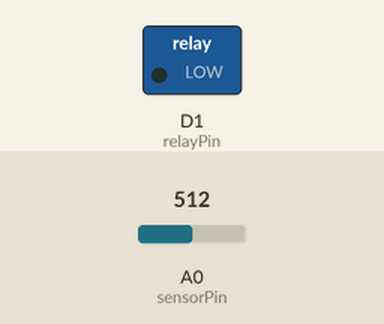
Simulated run of this sketch. Board: ESP8266 (NodeMCU). On the bench: switched loads named in the sketch (green lamp = pin HIGH). The test bench sets the inputs (shaded band); at power-on: A0 (sensorPin) = 512. WiFi joins after 1.5 s; servers stay silent unless stated; the Firebase database answers and starts empty.

Above: at 0.1 s.
At 1.9 s:
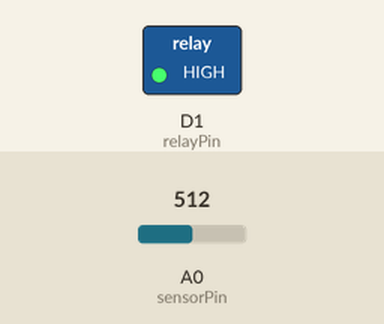
Timing chart, 0 to 3.4 s (numbered marks = the images above):
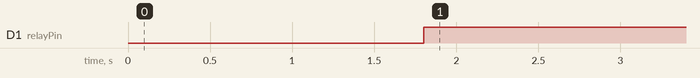

Measured:
- by itself, D1 (relayPin): LOW → HIGH at 1.8 s

The sketch:

irrigation.ino
```cpp
#include <ESP8266WiFi.h>
#include <FirebaseESP8266.h>

#define WIFI_SSID "YOUR_WIFI"
#define WIFI_PASSWORD "YOUR_PASSWORD"

#define FIREBASE_HOST "YOUR_PROJECT.firebaseio.com"
#define FIREBASE_AUTH "YOUR_SECRET"

#define sensorPin A0
#define relayPin D1

FirebaseData firebaseData;

void setup() {
  Serial.begin(9600);
  pinMode(relayPin, OUTPUT);

  WiFi.begin(WIFI_SSID, WIFI_PASSWORD);
  while (WiFi.status() != WL_CONNECTED) {
    delay(500);
  }

  Firebase.begin(FIREBASE_HOST, FIREBASE_AUTH);
}

void loop() {
  int moisture = analogRead(sensorPin);

  Firebase.setInt(firebaseData, "/moisture", moisture);

  if (Firebase.getString(firebaseData, "/pump")) {
    String state = firebaseData.stringData();

    if (state == "ON") digitalWrite(relayPin, LOW);
    else digitalWrite(relayPin, HIGH);
  }

  delay(2000);
}
```
